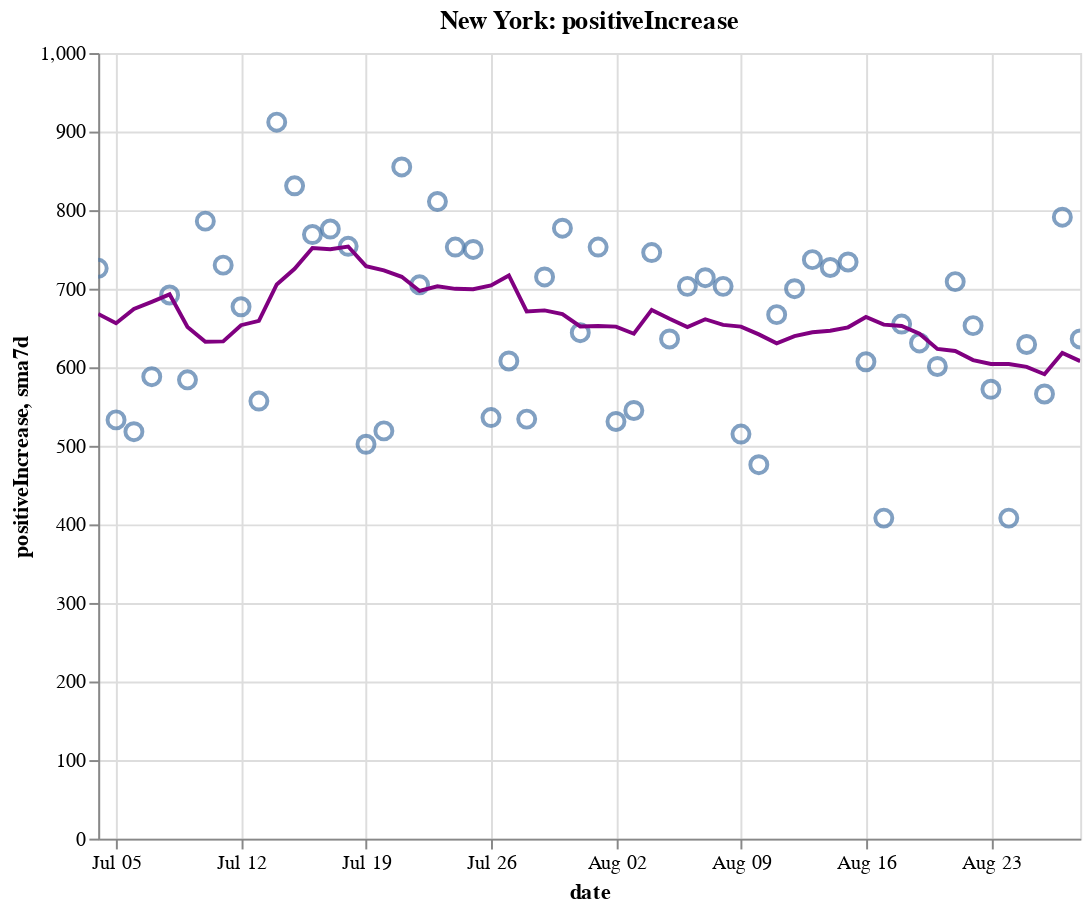

Write notebook code for a chart like this one.
### Code cell
create_plot(ny, 'positiveIncrease')

### Figure 1 — Vega-Lite specification as saved in the notebook (floating-point values rounded to 4 significant figures)
{"config": {"view": {"continuousWidth": 400, "continuousHeight": 300}}, "layer": [{"layer": [{"mark": {"type": "point", "size": 75}, "encoding": {"tooltip": [{"type": "temporal", "field": "date"}, {"type": "quantitative", "field": "positiveIncrease"}, {"type": "quantitative", "field": "sma7d"}], "x": {"type": "temporal", "field": "date"}, "y": {"type": "quantitative", "field": "positiveIncrease"}}, "selection": {"selector008": {"type": "interval", "bind": "scales", "encodings": ["x", "y"]}}}, {"mark": {"type": "line", "color": "purple"}, "encoding": {"x": {"type": "temporal", "field": "date"}, "y": {"type": "quantitative", "field": "sma7d"}}}]}, {"mark": {"type": "rule", "color": "#aaa"}, "encoding": {"x": {"type": "temporal", "field": "date"}}, "transform": [{"filter": {"selection": "selector007"}}]}, {"mark": "circle", "encoding": {"opacity": {"condition": {"value": 1, "selection": "selector007"}, "value": 0}, "tooltip": [{"type": "temporal", "field": "date"}, {"type": "quantitative", "field": "positiveIncrease"}, {"type": "quantitative", "field": "sma7d"}], "x": {"type": "temporal", "field": "date"}, "y": {"type": "quantitative", "field": "positiveIncrease"}}, "selection": {"selector007": {"type": "single", "encodings": ["x"], "on": "mouseover", "nearest": true, "empty": "none"}}}, {"mark": {"type": "text", "align": "left", "dx": 5, "dy": -5, "stroke": "white", "strokeWidth": 2}, "encoding": {"text": {"type": "quantitative", "field": "positiveIncrease"}, "tooltip": [{"type": "temporal", "field": "date"}, {"type": "quantitative", "field": "positiveIncrease"}, {"type": "quantitative", "field": "sma7d"}], "x": {"type": "temporal", "field": "date"}, "y": {"type": "quantitative", "field": "positiveIncrease"}}, "transform": [{"filter": {"selection": "selector007"}}]}, {"mark": {"type": "text", "align": "left", "dx": 5, "dy": -5}, "encoding": {"text": {"type": "quantitative", "field": "positiveIncrease"}, "tooltip": [{"type": "temporal", "field": "date"}, {"type": "quantitative", "field": "positiveIncrease"}, {"type": "quantitative", "field": "sma7d"}], "x": {"type": "temporal", "field": "date"}, "y": {"type": "quantitative", "field": "positiveIncrease"}}, "transform": [{"filter": {"selection": "selector007"}}]}], "data": {"name": "data-64530099da55041e9189061927999c24"}, "height": 400, "title": "New York: positiveIncrease", "width": 500, "$schema": "https://vega.github.io/schema/vega-lite/v4.8.1.json", "datasets": {"data-64530099da55041e9189061927999c24": [{"date": "2020-07-04T00:00:00", "totalTestResultsIncrease": 62400.0, "positiveIncrease": 726.0, "death": 24900.0, "deathIncrease": 11.0, "positiveRate": 0.012, "state": "New York", "sma7d": 667.9}, {"date": "2020-07-05T00:00:00", "totalTestResultsIncrease": 63420.0, "positiveIncrease": 533.0, "death": 24900.0, "deathIncrease": 8.0, "positiveRate": 0.008, "state": "New York", "sma7d": 656.0}, {"date": "2020-07-06T00:00:00", "totalTestResultsIncrease": 54330.0, "positiveIncrease": 518.0, "death": 24910.0, "deathIncrease": 9.0, "positiveRate": 0.01, "state": "New York", "sma7d": 674.1}, {"date": "2020-07-07T00:00:00", "totalTestResultsIncrease": 56740.0, "positiveIncrease": 588.0, "death": 24920.0, "deathIncrease": 11.0, "positiveRate": 0.01, "state": "New York", "sma7d": 683.3}, {"date": "2020-07-08T00:00:00", "totalTestResultsIncrease": 57580.0, "positiveIncrease": 692.0, "death": 24940.0, "deathIncrease": 20.0, "positiveRate": 0.012, "state": "New York", "sma7d": 692.9}, {"date": "2020-07-09T00:00:00", "totalTestResultsIncrease": 65560.0, "positiveIncrease": 584.0, "death": 24960.0, "deathIncrease": 15.0, "positiveRate": 0.009, "state": "New York", "sma7d": 651.3}, {"date": "2020-07-10T00:00:00", "totalTestResultsIncrease": 73560.0, "positiveIncrease": 786.0, "death": 24970.0, "deathIncrease": 9.0, "positiveRate": 0.011, "state": "New York", "sma7d": 632.4}, {"date": "2020-07-11T00:00:00", "totalTestResultsIncrease": 69200.0, "positiveIncrease": 730.0, "death": 24970.0, "deathIncrease": 6.0, "positiveRate": 0.011, "state": "New York", "sma7d": 633.0}, {"date": "2020-07-12T00:00:00", "totalTestResultsIncrease": 62420.0, "positiveIncrease": 677.0, "death": 24980.0, "deathIncrease": 5.0, "positiveRate": 0.011, "state": "New York", "sma7d": 653.6}, {"date": "2020-07-13T00:00:00", "totalTestResultsIncrease": 51690.0, "positiveIncrease": 557.0, "death": 24990.0, "deathIncrease": 10.0, "positiveRate": 0.011, "state": "New York", "sma7d": 659.1}, {"date": "2020-07-14T00:00:00", "totalTestResultsIncrease": 60040.0, "positiveIncrease": 912.0, "death": 24990.0, "deathIncrease": 5.0, "positiveRate": 0.015, "state": "New York", "sma7d": 705.4}, {"date": "2020-07-15T00:00:00", "totalTestResultsIncrease": 63600.0, "positiveIncrease": 831.0, "death": 25000.0, "deathIncrease": 9.0, "positiveRate": 0.013, "state": "New York", "sma7d": 725.3}, {"date": "2020-07-16T00:00:00", "totalTestResultsIncrease": 72680.0, "positiveIncrease": 769.0, "death": 25010.0, "deathIncrease": 11.0, "positiveRate": 0.011, "state": "New York", "sma7d": 751.7}, {"date": "2020-07-17T00:00:00", "totalTestResultsIncrease": 78240.0, "positiveIncrease": 776.0, "death": 25020.0, "deathIncrease": 10.0, "positiveRate": 0.01, "state": "New York", "sma7d": 750.3}, {"date": "2020-07-18T00:00:00", "totalTestResultsIncrease": 69820.0, "positiveIncrease": 754.0, "death": 25040.0, "deathIncrease": 11.0, "positiveRate": 0.011, "state": "New York", "sma7d": 753.7}, {"date": "2020-07-19T00:00:00", "totalTestResultsIncrease": 46200.0, "positiveIncrease": 502.0, "death": 25050.0, "deathIncrease": 13.0, "positiveRate": 0.011, "state": "New York", "sma7d": 728.7}, {"date": "2020-07-20T00:00:00", "totalTestResultsIncrease": 49340.0, "positiveIncrease": 519.0, "death": 25060.0, "deathIncrease": 8.0, "positiveRate": 0.011, "state": "New York", "sma7d": 723.3}, {"date": "2020-07-21T00:00:00", "totalTestResultsIncrease": 66170.0, "positiveIncrease": 855.0, "death": 25060.0, "deathIncrease": 2.0, "positiveRate": 0.013, "state": "New York", "sma7d": 715.1}, {"date": "2020-07-22T00:00:00", "totalTestResultsIncrease": 67660.0, "positiveIncrease": 705.0, "death": 25070.0, "deathIncrease": 10.0, "positiveRate": 0.01, "state": "New York", "sma7d": 697.1}, {"date": "2020-07-23T00:00:00", "totalTestResultsIncrease": 69700.0, "positiveIncrease": 811.0, "death": 25080.0, "deathIncrease": 13.0, "positiveRate": 0.012, "state": "New York", "sma7d": 703.1}, {"date": "2020-07-24T00:00:00", "totalTestResultsIncrease": 76510.0, "positiveIncrease": 753.0, "death": 25090.0, "deathIncrease": 9.0, "positiveRate": 0.01, "state": "New York", "sma7d": 699.9}, {"date": "2020-07-25T00:00:00", "totalTestResultsIncrease": 71470.0, "positiveIncrease": 750.0, "death": 25100.0, "deathIncrease": 13.0, "positiveRate": 0.01, "state": "New York", "sma7d": 699.3}, {"date": "2020-07-26T00:00:00", "totalTestResultsIncrease": 53570.0, "positiveIncrease": 536.0, "death": 25110.0, "deathIncrease": 3.0, "positiveRate": 0.01, "state": "New York", "sma7d": 704.1}, {"date": "2020-07-27T00:00:00", "totalTestResultsIncrease": 57270.0, "positiveIncrease": 608.0, "death": 25120.0, "deathIncrease": 11.0, "positiveRate": 0.011, "state": "New York", "sma7d": 716.9}, {"date": "2020-07-28T00:00:00", "totalTestResultsIncrease": 57400.0, "positiveIncrease": 534.0, "death": 25130.0, "deathIncrease": 9.0, "positiveRate": 0.009, "state": "New York", "sma7d": 671.0}, {"date": "2020-07-29T00:00:00", "totalTestResultsIncrease": 62280.0, "positiveIncrease": 715.0, "death": 25130.0, "deathIncrease": 6.0, "positiveRate": 0.011, "state": "New York", "sma7d": 672.4}, {"date": "2020-07-30T00:00:00", "totalTestResultsIncrease": 73550.0, "positiveIncrease": 777.0, "death": 25140.0, "deathIncrease": 13.0, "positiveRate": 0.011, "state": "New York", "sma7d": 667.6}, {"date": "2020-07-31T00:00:00", "totalTestResultsIncrease": 68870.0, "positiveIncrease": 644.0, "death": 25150.0, "deathIncrease": 5.0, "positiveRate": 0.009, "state": "New York", "sma7d": 652.0}, {"date": "2020-08-01T00:00:00", "totalTestResultsIncrease": 82740.0, "positiveIncrease": 753.0, "death": 25160.0, "deathIncrease": 14.0, "positiveRate": 0.009, "state": "New York", "sma7d": 652.4}, {"date": "2020-08-02T00:00:00", "totalTestResultsIncrease": 58960.0, "positiveIncrease": 531.0, "death": 25170.0, "deathIncrease": 6.0, "positiveRate": 0.009, "state": "New York", "sma7d": 651.7}, {"date": "2020-08-03T00:00:00", "totalTestResultsIncrease": 51840.0, "positiveIncrease": 545.0, "death": 25170.0, "deathIncrease": 2.0, "positiveRate": 0.011, "state": "New York", "sma7d": 642.7}, {"date": "2020-08-04T00:00:00", "totalTestResultsIncrease": 70990.0, "positiveIncrease": 746.0, "death": 25180.0, "deathIncrease": 3.0, "positiveRate": 0.011, "state": "New York", "sma7d": 673.0}, {"date": "2020-08-05T00:00:00", "totalTestResultsIncrease": 72670.0, "positiveIncrease": 636.0, "death": 25180.0, "deathIncrease": 4.0, "positiveRate": 0.009, "state": "New York", "sma7d": 661.7}, {"date": "2020-08-06T00:00:00", "totalTestResultsIncrease": 72370.0, "positiveIncrease": 703.0, "death": 25180.0, "deathIncrease": 6.0, "positiveRate": 0.01, "state": "New York", "sma7d": 651.1}, {"date": "2020-08-07T00:00:00", "totalTestResultsIncrease": 70170.0, "positiveIncrease": 714.0, "death": 25190.0, "deathIncrease": 5.0, "positiveRate": 0.01, "state": "New York", "sma7d": 661.1}, {"date": "2020-08-08T00:00:00", "totalTestResultsIncrease": 74860.0, "positiveIncrease": 703.0, "death": 25200.0, "deathIncrease": 5.0, "positiveRate": 0.009, "state": "New York", "sma7d": 654.0}, {"date": "2020-08-09T00:00:00", "totalTestResultsIncrease": 65810.0, "positiveIncrease": 515.0, "death": 25200.0, "deathIncrease": 7.0, "positiveRate": 0.008, "state": "New York", "sma7d": 651.7}, {"date": "2020-08-10T00:00:00", "totalTestResultsIncrease": 54000.0, "positiveIncrease": 476.0, "death": 25200.0, "deathIncrease": 2.0, "positiveRate": 0.009, "state": "New York", "sma7d": 641.9}, {"date": "2020-08-11T00:00:00", "totalTestResultsIncrease": 77060.0, "positiveIncrease": 667.0, "death": 25210.0, "deathIncrease": 7.0, "positiveRate": 0.009, "state": "New York", "sma7d": 630.6}, {"date": "2020-08-12T00:00:00", "totalTestResultsIncrease": 87780.0, "positiveIncrease": 700.0, "death": 25220.0, "deathIncrease": 7.0, "positiveRate": 0.008, "state": "New York", "sma7d": 639.7}, {"date": "2020-08-13T00:00:00", "totalTestResultsIncrease": 87900.0, "positiveIncrease": 737.0, "death": 25230.0, "deathIncrease": 10.0, "positiveRate": 0.008, "state": "New York", "sma7d": 644.6}, {"date": "2020-08-14T00:00:00", "totalTestResultsIncrease": 85460.0, "positiveIncrease": 727.0, "death": 25230.0, "deathIncrease": 4.0, "positiveRate": 0.009, "state": "New York", "sma7d": 646.4}, {"date": "2020-08-15T00:00:00", "totalTestResultsIncrease": 88670.0, "positiveIncrease": 734.0, "death": 25240.0, "deathIncrease": 12.0, "positiveRate": 0.008, "state": "New York", "sma7d": 650.9}, {"date": "2020-08-16T00:00:00", "totalTestResultsIncrease": 77690.0, "positiveIncrease": 607.0, "death": 25250.0, "deathIncrease": 6.0, "positiveRate": 0.008, "state": "New York", "sma7d": 664.0}, {"date": "2020-08-17T00:00:00", "totalTestResultsIncrease": 56890.0, "positiveIncrease": 408.0, "death": 25260.0, "deathIncrease": 6.0, "positiveRate": 0.007, "state": "New York", "sma7d": 654.3}, {"date": "2020-08-18T00:00:00", "totalTestResultsIncrease": 66890.0, "positiveIncrease": 655.0, "death": 25260.0, "deathIncrease": 8.0, "positiveRate": 0.01, "state": "New York", "sma7d": 652.6}, {"date": "2020-08-19T00:00:00", "totalTestResultsIncrease": 80420.0, "positiveIncrease": 631.0, "death": 25270.0, "deathIncrease": 6.0, "positiveRate": 0.008, "state": "New York", "sma7d": 642.7}, {"date": "2020-08-20T00:00:00", "totalTestResultsIncrease": 80980.0, "positiveIncrease": 601.0, "death": 25280.0, "deathIncrease": 5.0, "positiveRate": 0.007, "state": "New York", "sma7d": 623.3}, {"date": "2020-08-21T00:00:00", "totalTestResultsIncrease": 98880.0, "positiveIncrease": 709.0, "death": 25280.0, "deathIncrease": 3.0, "positiveRate": 0.007, "state": "New York", "sma7d": 620.7}, {"date": "2020-08-22T00:00:00", "totalTestResultsIncrease": 94850.0, "positiveIncrease": 653.0, "death": 25280.0, "deathIncrease": 4.0, "positiveRate": 0.007, "state": "New York", "sma7d": 609.1}, {"date": "2020-08-23T00:00:00", "totalTestResultsIncrease": 74040.0, "positiveIncrease": 572.0, "death": 25290.0, "deathIncrease": 6.0, "positiveRate": 0.008, "state": "New York", "sma7d": 604.1}, {"date": "2020-08-24T00:00:00", "totalTestResultsIncrease": 62030.0, "positiveIncrease": 408.0, "death": 25300.0, "deathIncrease": 7.0, "positiveRate": 0.007, "state": "New York", "sma7d": 604.1}, {"date": "2020-08-25T00:00:00", "totalTestResultsIncrease": 67260.0, "positiveIncrease": 629.0, "death": 25300.0, "deathIncrease": 2.0, "positiveRate": 0.009, "state": "New York", "sma7d": 600.4}, {"date": "2020-08-26T00:00:00", "totalTestResultsIncrease": 71190.0, "positiveIncrease": 566.0, "death": 25300.0, "deathIncrease": 8.0, "positiveRate": 0.008, "state": "New York", "sma7d": 591.1}, {"date": "2020-08-27T00:00:00", "totalTestResultsIncrease": 83440.0, "positiveIncrease": 791.0, "death": 25310.0, "deathIncrease": 4.0, "positiveRate": 0.009, "state": "New York", "sma7d": 618.3}, {"date": "2020-08-28T00:00:00", "totalTestResultsIncrease": 97830.0, "positiveIncrease": 636.0, "death": 25310.0, "deathIncrease": 3.0, "positiveRate": 0.007, "state": "New York", "sma7d": 607.9}]}}
